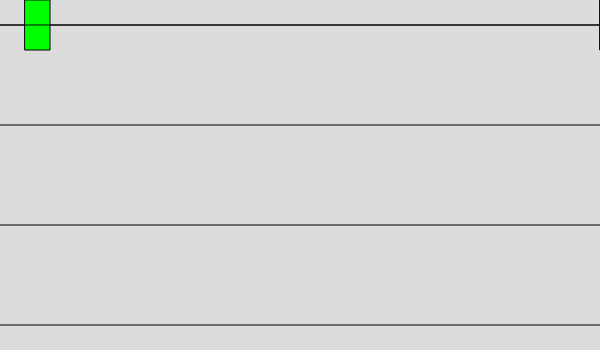
Frame 1 (no input)
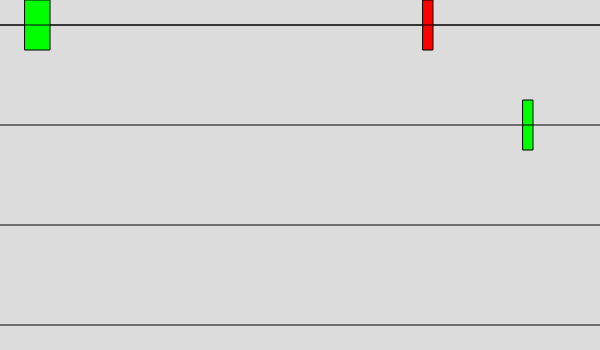
Frame 60 (no input)
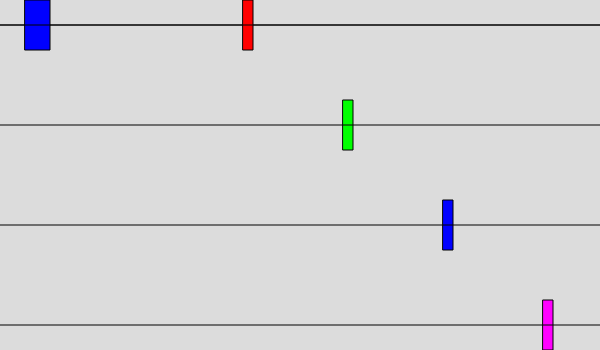
Frame 120 (the mouse pressed at the canvas centre since frame 60)

The p5.js sketch that drew these frames (run headless with seeded random() and noise() and a simulated clock; from frame 60 on, the mouse is pressed at the canvas centre):

// p5.js sketch
// ── sketch.js
// In this program, this is the barebones mechanics on a rythme game
// The goal for the player is to use the mouse and arrow keys to
// navigate across the canvas and hit the notes.
// The left, right, and middle mouse buttons change the color of
// the players rectangle to the cooresponding colors.


//variable block to hold player position
var rectx = 25;
var recty = 0;
var Lline = 25;
var Rline = 25;
//variable to hold score
var score = 0;
//variable block to hold note position
var notexred = 600;
var noteyred = 0;
var notexgreen = 700;
var noteygreen = 100;
var notexblue = 800;
var noteyblue = 200;
var notexpurple = 900;
var noteypurple = 300;

var squarecolor = ''
//start of program
function setup() {
  createCanvas(600, 350);

}

function draw() {
  background(220);
  //keyIsDown block to move the player when arrow keys are pressed
  if (keyIsDown(LEFT_ARROW)) {
    if (rectx >= 0) {
      rectx -= 4;
    }
  }

  if (keyIsDown(RIGHT_ARROW)) {
    if (rectx <= 575) {
      rectx += 4;
    }
  }

  if (keyIsDown(UP_ARROW)) {

    if (recty === 100) {
      Rline = 25;
      Lline = 25;
      recty = 0;
    }

    if (recty === 200) {
      Rline = 125;
      Lline = 125;
      recty = 100;
    }

    if (recty === 300) {
      Rline = 225;
      Lline = 225;
      recty = 200;
    }



  }
  if (keyIsDown(DOWN_ARROW)) {
    if (recty === 0)
    {
      Rline = 125;
      Lline = 125;
      recty = 100;
    }
      if (recty === 100)
      {
        Rline = 225;
        Lline = 225;
        recty = 200;
      }
      if (recty === 200)
      {
        Rline = 325;
        Lline = 325;
        recty = 300;
      }
  }
  //this if block detects if one of the mouse buttons is presed to update player color
  //It also updates line position and where the new rect spawns
  if (mouseIsPressed != true) {

    line(0, Lline, 600, Rline);
    fill(0, 255, 0);
    rect(rectx, recty, 25, 50);
    squarecolor = 'green';
  }
  if (mouseIsPressed) {
    if (mouseButton === LEFT && mouseButton != RIGHT) {

      line(0, Lline, 600, Rline);
      fill(0, 0, 255);
      rect(rectx, recty, 25, 50);
      squarecolor = 'blue';
    }
    if (mouseButton === RIGHT) {

      line(0, Lline, 600, Rline);
      fill(255, 0, 0);
      rect(rectx, recty, 25, 50);
      squarecolor = 'red';

    }
    if (mouseButton === CENTER) {

      line(0, Lline, 600, Rline);
      fill(255, 0, 255);
      rect(rectx, recty, 25, 50);
      squarecolor = 'purple';
    }


  }
  //note blocks will be moving and resetting their position as a placeholder until a variable for song length and position are found.
  fill(255, 0, 0);
  rect(notexred, noteyred, 10, 50);
  line(0, noteyred + 25, 600, noteyred + 25);
  notexred = notexred - 3;
  if (notexred <= 0) {
    notexred = 600;
  }

  fill(0, 255, 0);
  rect(notexgreen, noteygreen, 10, 50);
  line(0, noteygreen + 25, 600, noteygreen + 25);
  notexgreen = notexgreen - 3;
  if (notexgreen <= 0) {
    notexgreen = 670;
  }

  fill(0, 0, 255);
  rect(notexblue, noteyblue, 10, 50);
  line(0, noteyblue + 25, 600, noteyblue + 25);
  notexblue = notexblue - 3;
  if (notexblue <= 0) {
    notexblue = 800
  }

  fill(255, 0, 255);
  rect(notexpurple, noteypurple, 10, 50);
  line(0, noteypurple + 25, 600, noteypurple + 25);
  notexpurple = notexpurple - 3;
  if (notexpurple <= 0) {
    notexpurple = 900;
  }

  if (rectx === notexred && squarecolor === 'red') {
    score = score + 1;
    print('score', score);
  }

  if (rectx === notexgreen && squarecolor === 'green') {
    score = score + 1;
    print('score', score);
  }

  if (rectx === notexblue && squarecolor === 'blue') {
    score = score + 1;
    print('score', score);
  }

  if (rectx === notexpurple && squarecolor === 'purple') {
    score = score + 1;
    print('score', score);
  }

}
